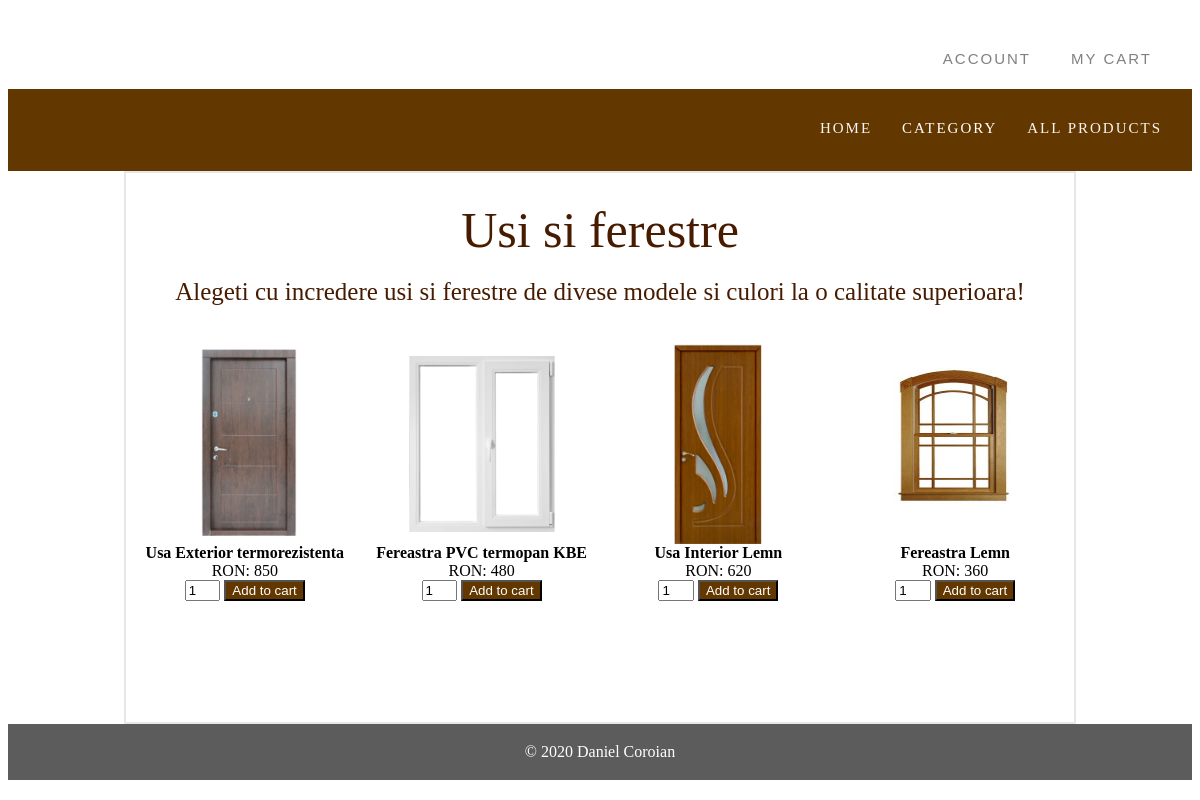
The page / on the database its author committed.
### tables this page shows
CREATE TABLE IF NOT EXISTS `products` (
  `id` int(8) NOT NULL AUTO_INCREMENT,
  `name` varchar(40) NOT NULL,
  `image` text NOT NULL,
  `price` double(8,2) NOT NULL,
  `category` varchar(30) DEFAULT NULL,
  `description` varchar(1000) DEFAULT NULL,
  `dimensions` varchar(50) DEFAULT NULL,
  PRIMARY KEY (`id`)
);

### functions.php (called while the page is built, shortened)
<?php
	require_once "conection.php";
	class functionsCart extends conection{
		function getFourProducts(){
			$query="SELECT * FROM products WHERE id=1 || id=2 || id=3 || id=4;";
			$allProducts=$this->getResults($query);
			return $allProducts;
		}
	}
?>

### index.php (the view, shortened to what this page needs)
<?php
	require_once "functions.php";
?>
<html>
	<head>
		<link rel="stylesheet" href="style.css">
	</head>
	<body>
		<?=navbar()?>
		<div class="container">
			<div class="title_page">
				Usi si ferestre
			</div>
			<div class="description">
				Alegeti cu incredere usi si ferestre de divese modele si culori la o calitate superioara!
			</div>
			<div id="some_products">
				<?php
					$functionsCart= new functionsCart();
					$products=$functionsCart->getFourProducts();
					if(!empty($products)){
						foreach($products as $key=>$value){
				?>
				<div class="items">
					<form method="post" action="cart.php?action=add&id=<?php echo $products[$key]["id"]; ?>">
						<div class="image">
							<a href="item.php?id=<?php echo $products[$key]['id']?>">
								<img src="images/<?php echo $products[$key]["image"]; ?>" width="200" height="200" alt="<?php echo $products[$key]['name']?>">
							</a>
						</div>
						<div class="name_product">
							<strong><a href='item.php?id=<?php echo $products[$key]['id']?>'><?php echo $products[$key]["name"]; ?></a></strong>
						</div>
						<div class="price">
							<?php echo "RON: ".$products[$key]["price"]; ?>
						</div>
						<div class="quantity_submit">
							<input type="number" name="quantity" value="1" size="1" />
							<input type="submit" value="Add to cart" />
						</div>
					</form>
				</div>
				<?php
						}
					}
				?>
			</div>
		</div>
		<?=footer()?>
	</body>
</html>

### style.css (style rules this page uses)
.container { background-color: white; margin: 0 auto; padding:0 auto; width: 80%; scroll-behavior: auto; border: 2px solid rgb(231, 231, 231); overflow: auto; min-height:70%; }
a { text-decoration: none; color:black; }
.quantity_submit input[type="number"] { width:15%; }
.quantity_submit input[type="submit"] { color:white; cursor:pointer; background-color:#633800; }
.image, .name_product { cursor:pointer; }
.items { width: 25%; text-align: center; float: left; }
.title_page { text-align: center; font-size: 50px; color: #471b00; padding-top: 3%; padding-bottom: 1%; }
.description { text-align: center; font-size: 25px; color: #471b00; padding-top: 1%; padding-bottom: 4%; }

### rows shown on the page
products: image (picture), name "Usa Exterior termorezistenta", price "850"
products: image (picture), name "Fereastra PVC termopan KBE", price "480"
products: image (picture), name "Usa Interior Lemn", price "620"
products: image (picture), name "Fereastra Lemn", price "360"
